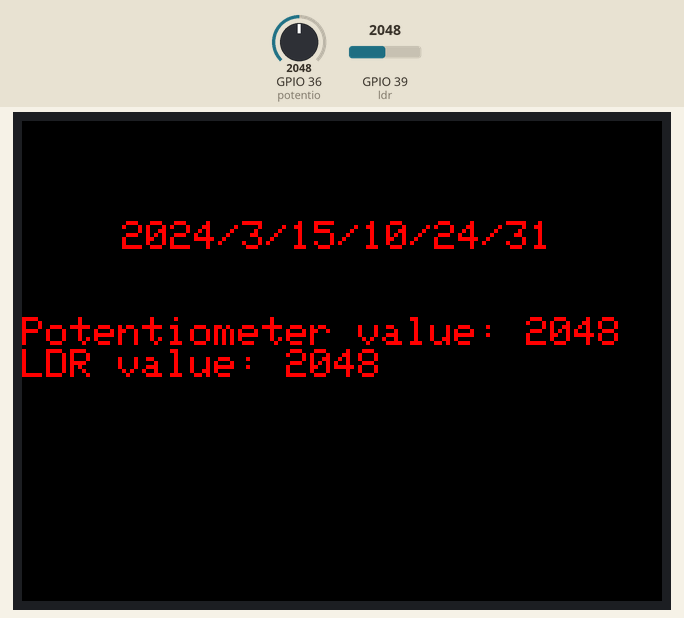
Recording of a sketch running on a simulated ESP32. On the bench: 320×240 colour display. The inputs (shaded band) are chosen by the test bench; at power-on: GPIO 36 (potentio) = 2048, GPIO 39 (ldr) = 2048. The local clock reads 2024-03-15 10:24:30 at power-on unless the sketch sets it; what the sketch prints to the serial monitor is not drawn.

Above: at 1.4 s.
1.5 s: GPIO 36 (potentio) set to 2866
At 3.3 s:
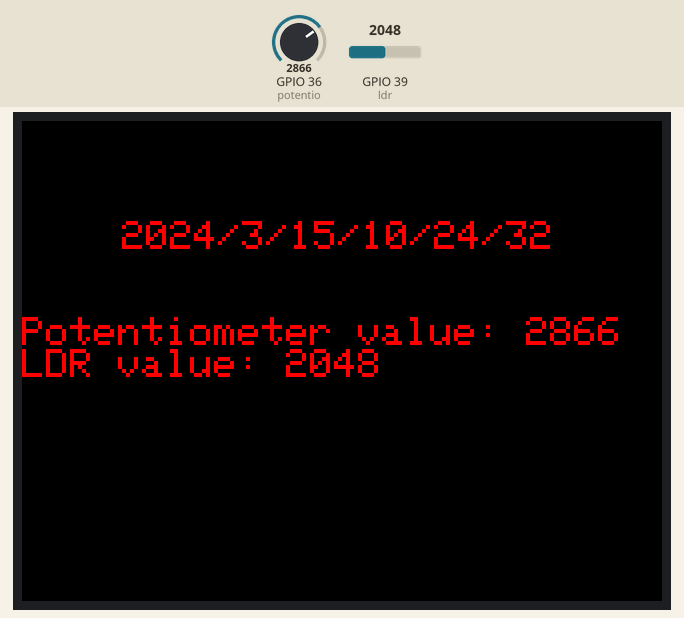
5.0 s: GPIO 39 (ldr) set to 2866
At 6.5 s:
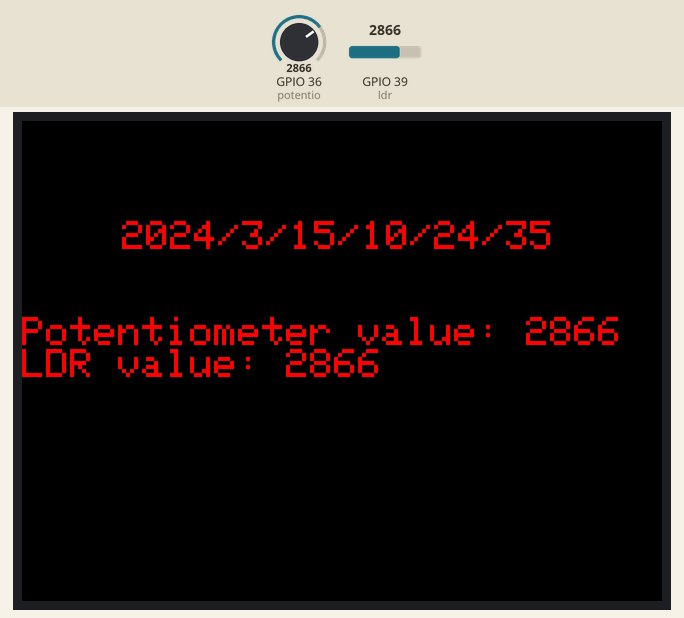
8.3 s: GPIO 36 (potentio) set to 3603
At 9.8 s:
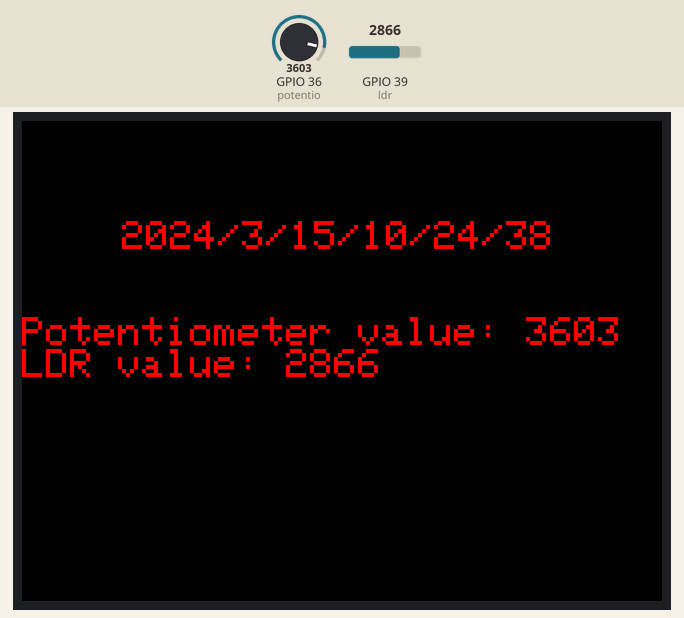
11.5 s: GPIO 39 (ldr) set to 3603
At 13.1 s:
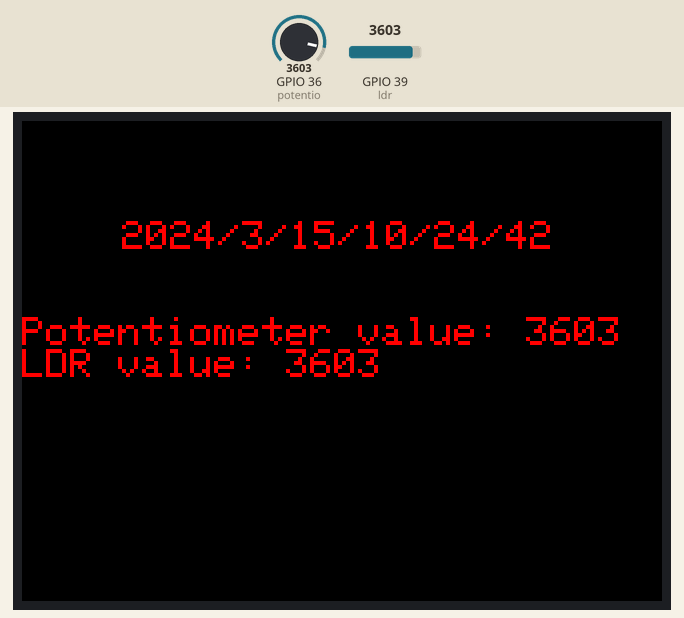
14.8 s: GPIO 36 (potentio) set to 4095
At 16.3 s:
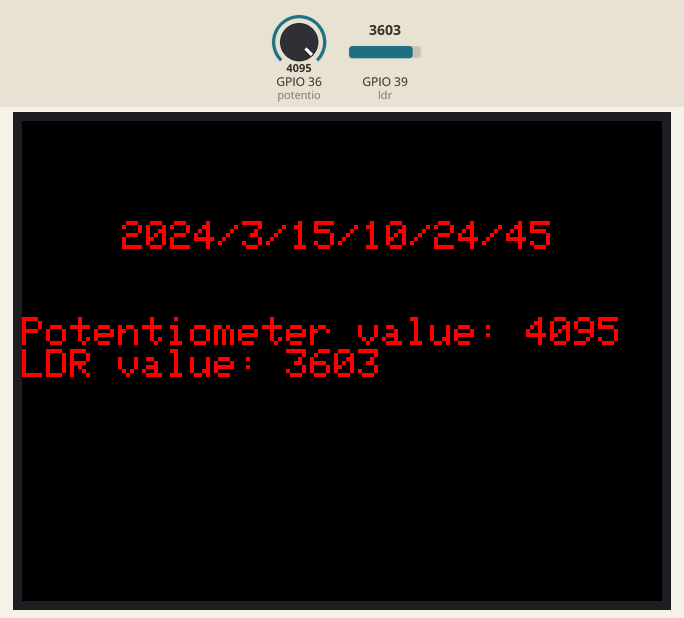
18.0 s: GPIO 39 (ldr) set to 4095
At 19.6 s:
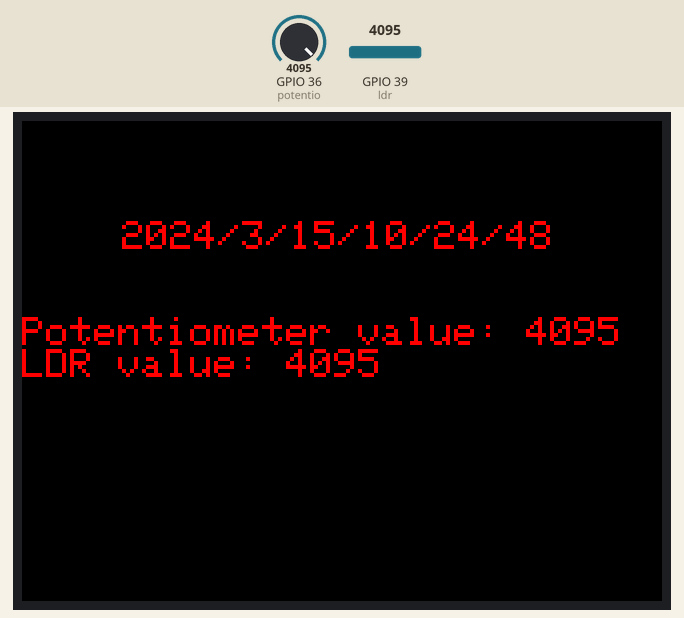
Timing chart, 0 to 21.1 s (numbered marks = the images above; inputs shaded):
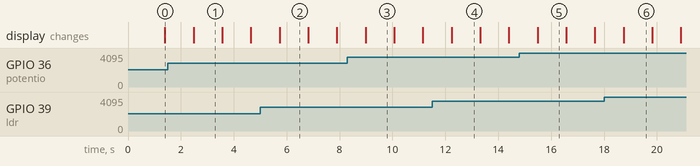

The sketch:

combined.ino
```cpp
#include <Wire.h>
#include "RTClib.h"
#include <SPI.h>
#include <TFT_eSPI.h>

TFT_eSPI tft = TFT_eSPI();
RTC_DS1307 rtc;


const int potentio = 36; // Analog pin connected to the microphone output
int potentioValue = 0;


const int ldr = 39; // Analog pin connected to the microphone output
int ldrValue = 0;

void setup()
{
   Serial.begin(9600);
   if(!rtc.begin())
    Serial.println("Couldn't find RTC!");

  if(!rtc.isrunning())
   {
    Serial.println("RTC is NOT running, let's set the time!");
    rtc.adjust(DateTime(F(__DATE__),F(__TIME__)));
   }

   rtc.writeSqwPinMode(DS1307_SquareWave1HZ);


   tft.init();
  tft.setRotation(3); // Adjust the rotation if necessary (0 to 3)
  Serial.println("hello...");
  tft.fillScreen(TFT_BLACK); // Fill the screen with white color
  tft.setTextColor(TFT_WHITE); // Set text color to white
  tft.setTextSize(2); // Set text size to 2
  tft.setCursor(2, 2); // Set the cursor position
  tft.println("Setup success!");
  tft.setCursor(50, 100); // Set the cursor position (display on 100th pixel position from top, in that line starts at 50 th pixel position)
  tft.setTextColor(TFT_RED); // Set text color to red


  pinMode(potentio, INPUT);
  pinMode(ldr, INPUT);
}

void loop()
{
  DateTime now =rtc.now();
   potentioValue = analogRead(potentio);
   ldrValue = analogRead(ldr);


  tft.fillScreen(TFT_BLACK);
  tft.setCursor(50, 50);
  tft.print(now.year(), DEC);
  tft.print("/");
  tft.print(now.month(),DEC);
  tft.print("/");
  tft.print(now.day(),DEC);
  tft.print("/");tft.print(now.hour(),DEC);
  tft.print("/");tft.print(now.minute(),DEC);
  tft.print("/");tft.println(now.second(),DEC);

  tft.println("\n");
  tft.print("Potentiometer value: ");
  tft.println(potentioValue);
  tft.print("LDR value: ");
  tft.println(ldrValue);
  delay(1000);
}
```
